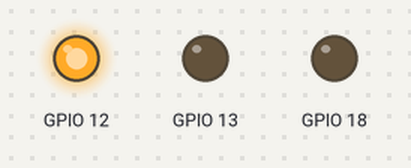
A program run on a simulated Raspberry Pi (BCM pin numbers). Parts: output pins drawn as LEDs (lit = HIGH).

Above: at 0.05 s.
At 0.55 s:
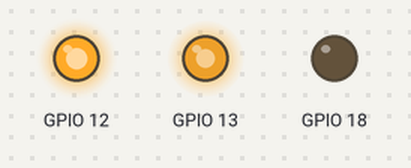
At 1.1 s:
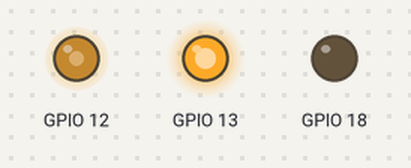
At 2.2 s:
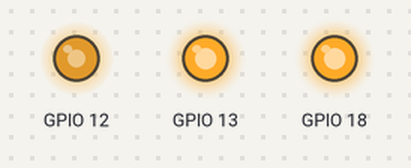
At 3.3 s:
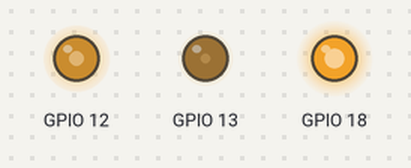
At 4.4 s:
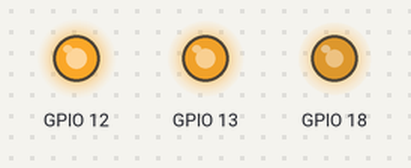
Timing chart, 0 to 5.7 s (numbered marks = the images above):
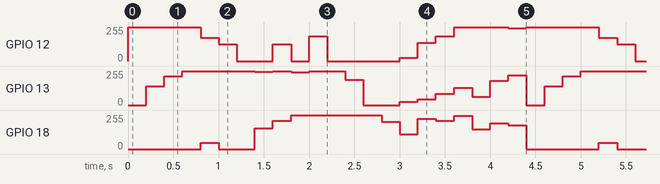

Measured:
- by itself, GPIO 12: repeats every 4.4 s: 173/255 0.20 s, 124/255 0.20 s, 0/255 0.40 s, 127/255 0.20 s, 0/255 0.20 s, 187/255 0.20 s, 0/255 0.80 s, 25/255 0.20 s, 138/255 0.20 s, 186/255 0.20 s, 255/255 0.60 s, 245/255 0.20 s, 255/255 0.80 s
- by itself, GPIO 18: repeats every 4.4 s: 0/255 0.40 s, 154/255 0.20 s, 212/255 0.20 s, 255/255 1.0 s, 205/255 0.20 s, 112/255 0.20 s, 226/255 0.20 s, 211/255 0.20 s, 250/255 0.20 s, 150/255 0.20 s, 193/255 0.20 s, 179/255 0.20 s, 0/255 0.80 s, 47/255 0.20 s

The program:

rgbLEDwithList.py
```python
import RPi.GPIO as IO, time

IO.setmode(IO.BCM)
IO.setwarnings(False)

RGB_LIST = [(255,0,0),
            (255,140,0),
            (255,215,0),
            (255,255,0),
            (173,255,47),
            (124,252,0	),
            (0,255,0	),
            (0,250,154	),
            (127,255,212	),
            (0,245,255	),
            (187,255,255	),
            (0,255,255	),
            (0,191,255	),
            (0,0,255),
            (0,0,205),
            (25,25,112	),
            (138,43,226),
            (186,85,211	),
            (255,131,250	),
            (255,62,150	),
            (255,182,193),
            (245,222,179	),
            (255,255,255),
            ]

class RGB_LED:
    def __init__(self, pinRed: int, pinGreen: int, pinBlue: int) -> None:
        self.pinRed = pinRed
        self.pinGreen = pinGreen
        self.pinBlue = pinBlue
        self.pinListing = {self.pinRed: None, self.pinGreen: None, self.pinBlue: None}
        self.listIndex = 0
        self.RGBlist = []
        self._IOsetup()

    def _IOsetup(self):
        for pin in self.pinListing:
            IO.setup(pin, IO.OUT)
            self.pinListing[pin] = IO.PWM(pin, 100)
            self.pinListing[pin].start(0)

    def setList(self, RGBlist: list[tuple]):
        self.RGBlist = RGBlist

    def colorListCycle(self):
        self._checkListIndexOverflow()
        self.updateLEDs()
        self.listIndex += 1

    def _checkListIndexOverflow(self):
        if (listLenght := len(self.RGBlist)) != 0 and self.listIndex == listLenght -1:
            self.listIndex = 0

    def updateLEDs(self):
        currentColor = self.RGBlist[self.listIndex]
        for index, pwm in enumerate(self.pinListing.values()):
            pwm.ChangeDutyCycle(currentColor[index] / 2.55)

rgb_LED = RGB_LED(12, 13, 18)
rgb_LED.setList(RGB_LIST)

while True:
    rgb_LED.colorListCycle()
    time.sleep(0.2)
```
